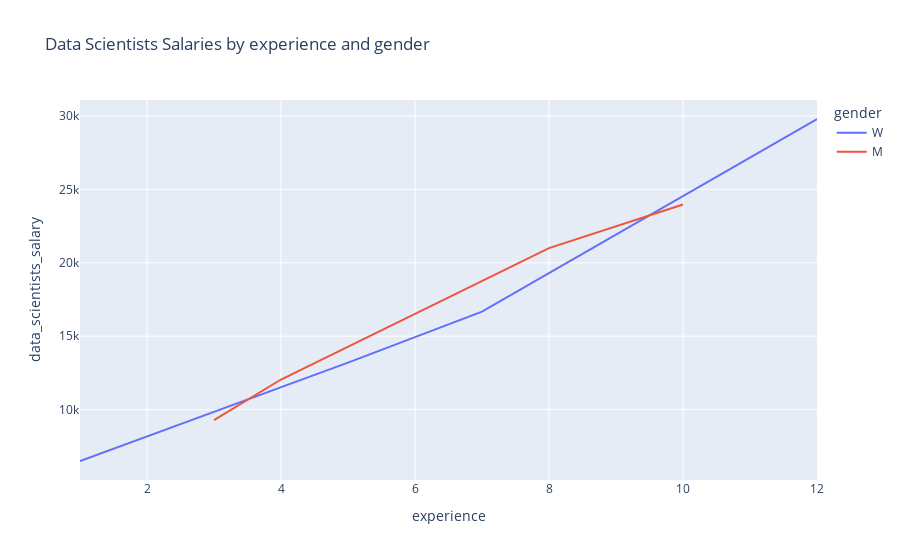

The notebook cell this image was saved under:
### Code cell
fig = px.line(salaries_df, x="experience", y="data_scientists_salary", color='gender',
              title="Data Scientists Salaries by experience and gender")
fig.show()

### Figure 1 — Plotly figure (JSON) as saved in the notebook; plotly's stock layout.template omitted (floating-point values rounded to 4 significant figures)
{"data": [{"hovertemplate": "gender=W<br>experience=%{x}<br>data_scientists_salary=%{y}<extra></extra>", "legendgroup": "W", "line": {"color": "#636efa", "dash": "solid"}, "mode": "lines", "name": "W", "orientation": "v", "showlegend": true, "type": "scatter", "x": [1, 5, 7, 12], "xaxis": "x", "y": [6500, 13200, 16672, 29793], "yaxis": "y"}, {"hovertemplate": "gender=M<br>experience=%{x}<br>data_scientists_salary=%{y}<extra></extra>", "legendgroup": "M", "line": {"color": "#EF553B", "dash": "solid"}, "mode": "lines", "name": "M", "orientation": "v", "showlegend": true, "type": "scatter", "x": [3, 4, 8, 10], "xaxis": "x", "y": [9280, 12050, 21000, 23965], "yaxis": "y"}], "layout": {"legend": {"title": {"text": "gender"}, "tracegroupgap": 0}, "title": {"text": "Data Scientists Salaries by experience and gender"}, "xaxis": {"anchor": "y", "domain": [0, 1], "title": {"text": "experience"}}, "yaxis": {"anchor": "x", "domain": [0, 1], "title": {"text": "data_scientists_salary"}}}}
